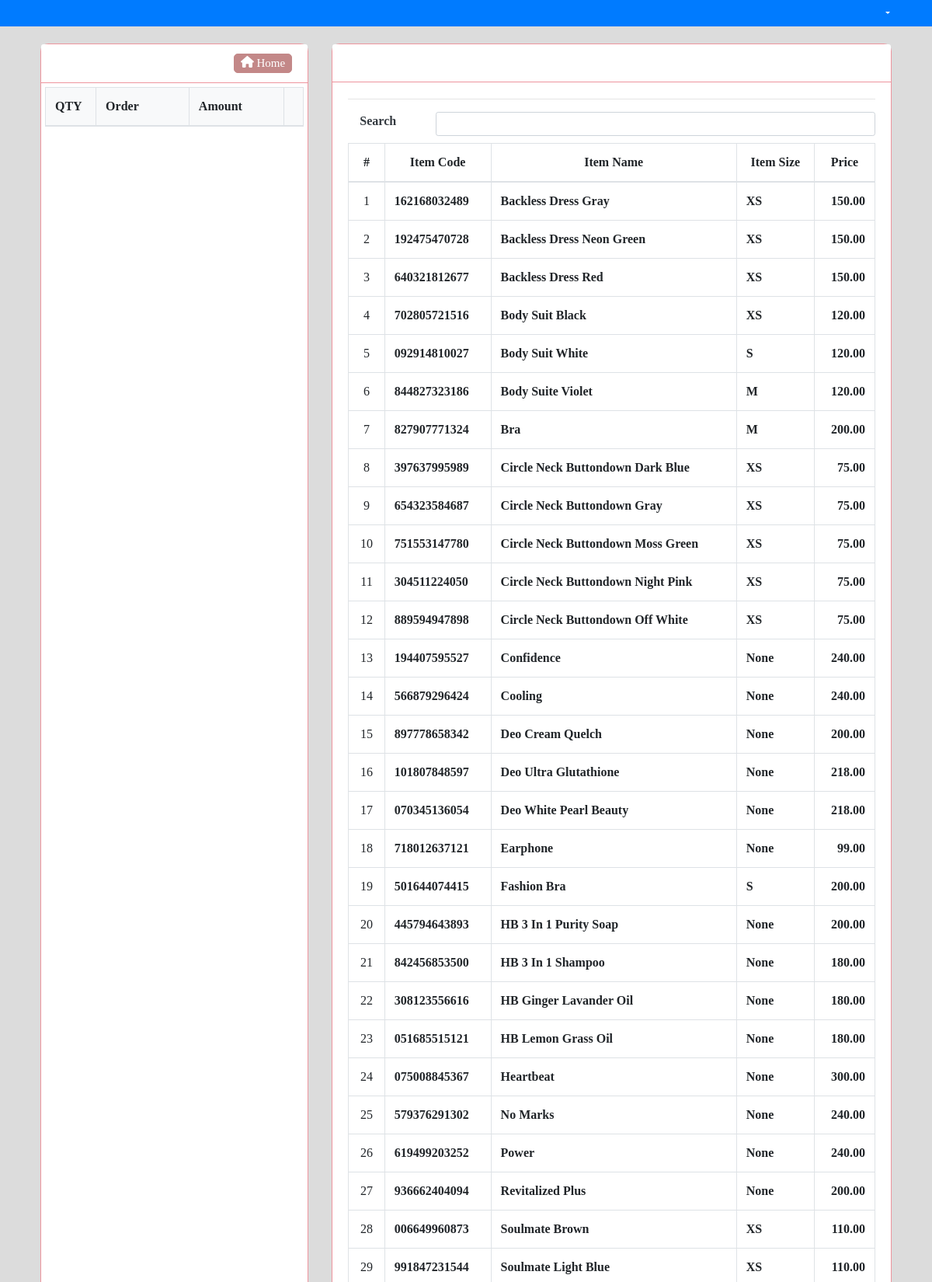
Screenshot of /pos/index.php (upper part) with the database file from the repository.
### tables this page shows
CREATE TABLE `items` (
  `id` int(30) NOT NULL,
  `supplier_id` int(30) DEFAULT NULL,
  `item_code` varchar(100) NOT NULL,
  `name` varchar(200) NOT NULL,
  `description` text NOT NULL,
  `size` varchar(10) NOT NULL,
  `price` float NOT NULL,
  `alert_min` int(10) NOT NULL DEFAULT 20,
  `alert_max` int(10) NOT NULL DEFAULT 100,
  `date_created` datetime NOT NULL DEFAULT current_timestamp()
);

### pos/home.php (the view, shortened to what this page needs)
<?php include '../db_connect.php' ?>
<div class="container-fluid o-field">
	<div class="row mt-3 ml-3 mr-3">
        <div class="col-lg-4">
           <div class="card">
                <div class="card-header text-white">
                    <b>List</b>
                <span class="float:right"><a class="btn btn-primary btn-sm col-sm-3 float-right" style="width:100px; border-radius:5px; background-color:#c38888; color:white; border-color:#c38888; height:25px; font-size:15px;"  href="../index.php" id="">
                    <i class="fa fa-home"></i> Home
                </a></span>
                </div>
               <div class="card-body">
            <form action="" id="manage-order">
                <div class="bg-white" id='o-list'>
                   <table class="table table-bordered bg-light" >
                        <colgroup>
                            <col width="20%">
                            <col width="40%">
                            <col width="40%">
                            <col width="5%">
                        </colgroup>
                       <thead>
                           <tr>
                               <th>QTY</th>
                               <th>Order</th>
                               <th>Amount</th>
                               <th></th>
                           </tr>
                       </thead>
                   </table>
                </div>
           </form>
               </div>
           </div>
        </div>
        <div class="col-lg-8  p-field">
            <div class="card">
                <div class="card-header text-white">
                    <b>Products</b>
                </div>
                <div class="card-body d-flex" id='prod-list'>
                    <div class="col-md-12 h-100 bg-white" style="overflow:auto">
                        <hr>
                        <div class="d-flex w-100 mb-2">
                            <label for="" class="text-dark col-sm-2"><b>Search</b></label>
                            <input type="text" class="form-control form-control-sm col-sm-10" id="filter">
                        </div>
                        <table class="table table-bordered table-hover bg-white" id="p-list">
                          <thead>
                            <tr>
                              <th class="text-center">#</th>
                              <th class="text-center">Item Code</th>
                              <th class="text-center">Item Name</th>
                              <th class="text-center">Item Size</th>
                              <th class="text-center">Price</th>
                            </tr>
                          </thead>
                          <tbody>
                            <?php
                              $i = 1;
                              $items = $conn->query("SELECT * FROM items order by name asc");
                              while($row=$items->fetch_assoc()):
                            ?>
                            <tr data-id="<?php echo $row['id'] ?>" class="p-item" data-json='<?php echo json_encode($row) ?>'>
                              <td class="text-center"><?php echo $i++; ?></td>
                              <td><b><?php echo $row['item_code'] ?></b></td>
                              <td><b><?php echo ucwords($row['name']) ?></b></td>
                              <td><b><?php echo $row['size'] ?></b></td>
                              <td class="text-right"><b><?php echo number_format($row['price'],2) ?></b></td>
                            </tr>
                            <?php endwhile; ?>
                          </tbody>
                        </table>
                    </div>
                </div>
            </div>
        </div>
    </div>
</div>

### assets/css/style.css (style rules this page uses)
body { font-family: "Open Sans", sans-serif; color: #444444; width: 100%; height: calc(100%); font-size: 12px; }
a { color: #1977cc; }
.btn-sm { padding: .0001rem .2rem; }

### pos/index.php (style rules this page uses)
body { background: #80808045; position: fixed; width: calc(100%); height: calc(100%); overflow: auto; }

### pos/home.php (style rules this page uses)
main .card { height:calc(100%); }
main .card-body { height:calc(100%); overflow: auto; padding: 5px; position: relative; }
main .container-fluid, main .container-fluid>.row,main .container-fluid>.row>div { height:calc(100%); }
#o-list { height: calc(87%); overflow: auto; }
#p-list tbody tr { cursor: pointer }
.card { border-color:#ee959e; font-family: 'Raleway', sans-serif; font-family: 'Roboto Slab', serif; border-radius:10px; font-size:16px; }
.card-header { border-color:#ee959e; background-color:white; }

### rows the page displays
items: item_code "162168032489", name "Backless Dress Gray", size "XS", price "150.00"
items: item_code "192475470728", name "Backless Dress Neon Green", size "XS", price "150.00"
items: item_code "640321812677", name "Backless Dress Red", size "XS", price "150.00"
items: item_code "702805721516", name "Body Suit Black", size "XS", price "120.00"
items: item_code "092914810027", name "Body Suit White", size "S", price "120.00"
items: item_code "844827323186", name "Body Suite Violet", size "M", price "120.00"
items: item_code "827907771324", name "Bra", size "M", price "200.00"
items: item_code "397637995989", name "Circle Neck Buttondown Dark Blue", size "XS", price "75.00"
items: item_code "654323584687", name "Circle Neck Buttondown Gray", size "XS", price "75.00"
items: item_code "751553147780", name "Circle Neck Buttondown Moss Green", size "XS", price "75.00"
items: item_code "304511224050", name "Circle Neck Buttondown Night Pink", size "XS", price "75.00"
items: item_code "889594947898", name "Circle Neck Buttondown Off White", size "XS", price "75.00"
items: item_code "194407595527", name "Confidence", size "None", price "240.00"
items: item_code "566879296424", name "Cooling", size "None", price "240.00"
items: item_code "897778658342", name "Deo Cream Quelch", size "None", price "200.00"
items: item_code "101807848597", name "Deo Ultra Glutathione", size "None", price "218.00"
items: item_code "070345136054", name "Deo White Pearl Beauty", size "None", price "218.00"
items: item_code "718012637121", name "Earphone", size "None", price "99.00"
items: item_code "501644074415", name "Fashion Bra", size "S", price "200.00"
items: item_code "445794643893", name "HB 3 In 1 Purity Soap", size "None", price "200.00"
items: item_code "842456853500", name "HB 3 In 1 Shampoo", size "None", price "180.00"
items: item_code "308123556616", name "HB Ginger Lavander Oil", size "None", price "180.00"
items: item_code "051685515121", name "HB Lemon Grass Oil", size "None", price "180.00"
items: item_code "075008845367", name "Heartbeat", size "None", price "300.00"
items: item_code "579376291302", name "No Marks", size "None", price "240.00"
items: item_code "619499203252", name "Power", size "None", price "240.00"
items: item_code "936662404094", name "Revitalized Plus", size "None", price "200.00"
items: item_code "006649960873", name "Soulmate Brown", size "XS", price "110.00"
items: item_code "991847231544", name "Soulmate Light Blue", size "XS", price "110.00"
